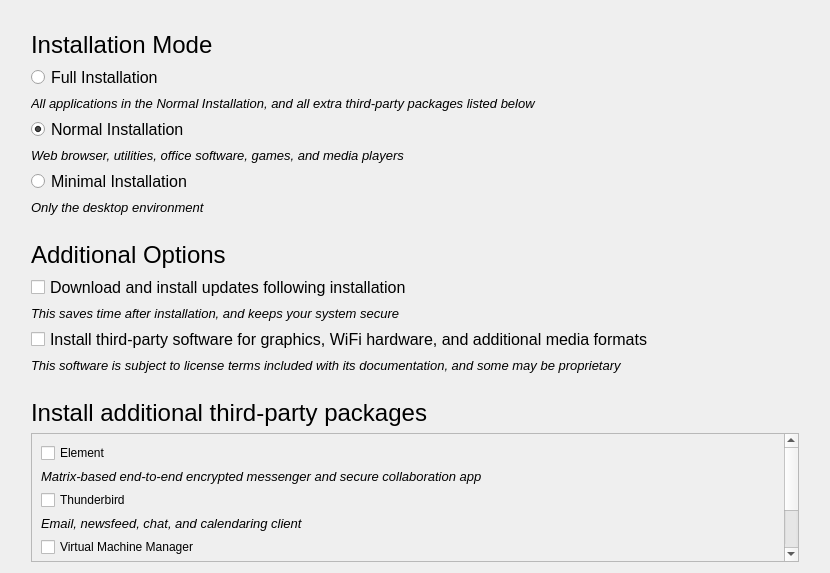
<?xml version="1.0" encoding="UTF-8"?>
<ui version="4.0">
 <class>pkgselect</class>
 <widget class="QWidget" name="pkgselect">
  <property name="geometry">
   <rect>
    <x>0</x>
    <y>0</y>
    <width>830</width>
    <height>573</height>
   </rect>
  </property>
  <property name="windowTitle">
   <string>Form</string>
  </property>
  <layout class="QGridLayout" name="gridLayout">
   <item row="6" column="1">
    <widget class="QRadioButton" name="minimal_button">
     <property name="font">
      <font>
       <pointsize>12</pointsize>
      </font>
     </property>
     <property name="text">
      <string>Minimal Installation</string>
     </property>
    </widget>
   </item>
   <item row="7" column="1">
    <widget class="QLabel" name="minimal_text">
     <property name="font">
      <font>
       <pointsize>10</pointsize>
       <italic>true</italic>
      </font>
     </property>
     <property name="text">
      <string>Only the desktop environment</string>
     </property>
    </widget>
   </item>
   <item row="15" column="1">
    <widget class="QLabel" name="extraparty_text">
     <property name="font">
      <font>
       <pointsize>18</pointsize>
       <weight>50</weight>
       <bold>false</bold>
      </font>
     </property>
     <property name="text">
      <string>Install additional third-party packages</string>
     </property>
    </widget>
   </item>
   <item row="17" column="1">
    <spacer name="pushup">
     <property name="orientation">
      <enum>Qt::Vertical</enum>
     </property>
     <property name="sizeHint" stdset="0">
      <size>
       <width>20</width>
       <height>40</height>
      </size>
     </property>
    </spacer>
   </item>
   <item row="4" column="1">
    <widget class="QRadioButton" name="normal_button">
     <property name="font">
      <font>
       <pointsize>12</pointsize>
      </font>
     </property>
     <property name="text">
      <string>Normal Installation</string>
     </property>
     <property name="checked">
      <bool>true</bool>
     </property>
    </widget>
   </item>
   <item row="16" column="1">
    <widget class="QScrollArea" name="extraparty_scroll">
     <property name="widgetResizable">
      <bool>true</bool>
     </property>
     <widget class="QWidget" name="extraparty_scrollhouse">
      <property name="geometry">
       <rect>
        <x>0</x>
        <y>-80</y>
        <width>741</width>
        <height>208</height>
       </rect>
      </property>
      <layout class="QVBoxLayout" name="verticalLayout">
       <item>
        <widget class="QCheckBox" name="element_button">
         <property name="text">
          <string>Element</string>
         </property>
        </widget>
       </item>
       <item>
        <widget class="QLabel" name="element_text">
         <property name="font">
          <font>
           <pointsize>10</pointsize>
           <italic>true</italic>
          </font>
         </property>
         <property name="text">
          <string>Matrix-based end-to-end encrypted messenger and secure collaboration app</string>
         </property>
        </widget>
       </item>
       <item>
        <widget class="QCheckBox" name="thunderbird_button">
         <property name="text">
          <string>Thunderbird</string>
         </property>
        </widget>
       </item>
       <item>
        <widget class="QLabel" name="thunderbird_text">
         <property name="font">
          <font>
           <pointsize>10</pointsize>
           <italic>true</italic>
          </font>
         </property>
         <property name="text">
          <string>Email, newsfeed, chat, and calendaring client</string>
         </property>
        </widget>
       </item>
       <item>
        <widget class="QCheckBox" name="virtmanager_button">
         <property name="text">
          <string>Virtual Machine Manager</string>
         </property>
        </widget>
       </item>
       <item>
        <widget class="QLabel" name="virtmanager_text">
         <property name="font">
          <font>
           <pointsize>10</pointsize>
           <italic>true</italic>
          </font>
         </property>
         <property name="text">
          <string>Desktop user interface for managing virtual machines through libvirt</string>
         </property>
        </widget>
       </item>
       <item>
        <widget class="QCheckBox" name="krita_button">
         <property name="text">
          <string>Krita</string>
         </property>
        </widget>
       </item>
       <item>
        <widget class="QLabel" name="krita_text">
         <property name="font">
          <font>
           <pointsize>10</pointsize>
           <italic>true</italic>
          </font>
         </property>
         <property name="text">
          <string>Graphics editor designed primarily for digital art and 2D animation</string>
         </property>
        </widget>
       </item>
       <item>
        <spacer name="pushup_tiny">
         <property name="orientation">
          <enum>Qt::Vertical</enum>
         </property>
         <property name="sizeType">
          <enum>QSizePolicy::Expanding</enum>
         </property>
         <property name="sizeHint" stdset="0">
          <size>
           <width>20</width>
           <height>40</height>
          </size>
         </property>
        </spacer>
       </item>
      </layout>
     </widget>
    </widget>
   </item>
   <item row="10" column="1">
    <widget class="QCheckBox" name="updates_button">
     <property name="font">
      <font>
       <pointsize>12</pointsize>
      </font>
     </property>
     <property name="text">
      <string>Download and install updates following installation</string>
     </property>
    </widget>
   </item>
   <item row="11" column="1">
    <widget class="QLabel" name="updates_text">
     <property name="font">
      <font>
       <pointsize>10</pointsize>
       <italic>true</italic>
      </font>
     </property>
     <property name="text">
      <string>This saves time after installation, and keeps your system secure</string>
     </property>
    </widget>
   </item>
   <item row="2" column="1">
    <widget class="QRadioButton" name="full_button">
     <property name="font">
      <font>
       <pointsize>12</pointsize>
      </font>
     </property>
     <property name="text">
      <string>Full Installation</string>
     </property>
    </widget>
   </item>
   <item row="0" column="1">
    <spacer name="verticalSpacer">
     <property name="orientation">
      <enum>Qt::Vertical</enum>
     </property>
     <property name="sizeType">
      <enum>QSizePolicy::Fixed</enum>
     </property>
     <property name="sizeHint" stdset="0">
      <size>
       <width>20</width>
       <height>20</height>
      </size>
     </property>
    </spacer>
   </item>
   <item row="13" column="1">
    <widget class="QLabel" name="party_text">
     <property name="font">
      <font>
       <pointsize>10</pointsize>
       <italic>true</italic>
      </font>
     </property>
     <property name="text">
      <string>This software is subject to license terms included with its documentation, and some may be proprietary</string>
     </property>
    </widget>
   </item>
   <item row="9" column="1">
    <widget class="QLabel" name="label">
     <property name="font">
      <font>
       <pointsize>18</pointsize>
       <weight>50</weight>
       <bold>false</bold>
      </font>
     </property>
     <property name="text">
      <string>Additional Options</string>
     </property>
    </widget>
   </item>
   <item row="14" column="1">
    <spacer name="verticalSpacer_3">
     <property name="orientation">
      <enum>Qt::Vertical</enum>
     </property>
     <property name="sizeType">
      <enum>QSizePolicy::Fixed</enum>
     </property>
     <property name="sizeHint" stdset="0">
      <size>
       <width>20</width>
       <height>20</height>
      </size>
     </property>
    </spacer>
   </item>
   <item row="1" column="1">
    <widget class="QLabel" name="apps_label">
     <property name="font">
      <font>
       <pointsize>18</pointsize>
       <weight>50</weight>
       <bold>false</bold>
      </font>
     </property>
     <property name="text">
      <string>Installation Mode</string>
     </property>
    </widget>
   </item>
   <item row="3" column="1">
    <widget class="QLabel" name="full_text">
     <property name="font">
      <font>
       <pointsize>10</pointsize>
       <italic>true</italic>
      </font>
     </property>
     <property name="text">
      <string>All applications in the Normal Installation, and all extra third-party packages listed below</string>
     </property>
    </widget>
   </item>
   <item row="12" column="1">
    <widget class="QCheckBox" name="party_button">
     <property name="font">
      <font>
       <pointsize>12</pointsize>
      </font>
     </property>
     <property name="text">
      <string>Install third-party software for graphics, WiFi hardware, and additional media formats</string>
     </property>
    </widget>
   </item>
   <item row="5" column="1">
    <widget class="QLabel" name="normal_text">
     <property name="font">
      <font>
       <pointsize>10</pointsize>
       <italic>true</italic>
      </font>
     </property>
     <property name="text">
      <string>Web browser, utilities, office software, games, and media players</string>
     </property>
    </widget>
   </item>
   <item row="8" column="1">
    <spacer name="verticalSpacer_2">
     <property name="orientation">
      <enum>Qt::Vertical</enum>
     </property>
     <property name="sizeType">
      <enum>QSizePolicy::Fixed</enum>
     </property>
     <property name="sizeHint" stdset="0">
      <size>
       <width>20</width>
       <height>20</height>
      </size>
     </property>
    </spacer>
   </item>
   <item row="0" column="2">
    <spacer name="horizontalSpacer_2">
     <property name="orientation">
      <enum>Qt::Horizontal</enum>
     </property>
     <property name="sizeType">
      <enum>QSizePolicy::Minimum</enum>
     </property>
     <property name="sizeHint" stdset="0">
      <size>
       <width>20</width>
       <height>20</height>
      </size>
     </property>
    </spacer>
   </item>
   <item row="0" column="0">
    <spacer name="horizontalSpacer">
     <property name="orientation">
      <enum>Qt::Horizontal</enum>
     </property>
     <property name="sizeType">
      <enum>QSizePolicy::Minimum</enum>
     </property>
     <property name="sizeHint" stdset="0">
      <size>
       <width>20</width>
       <height>20</height>
      </size>
     </property>
    </spacer>
   </item>
  </layout>
 </widget>
 <resources/>
 <connections/>
</ui>
